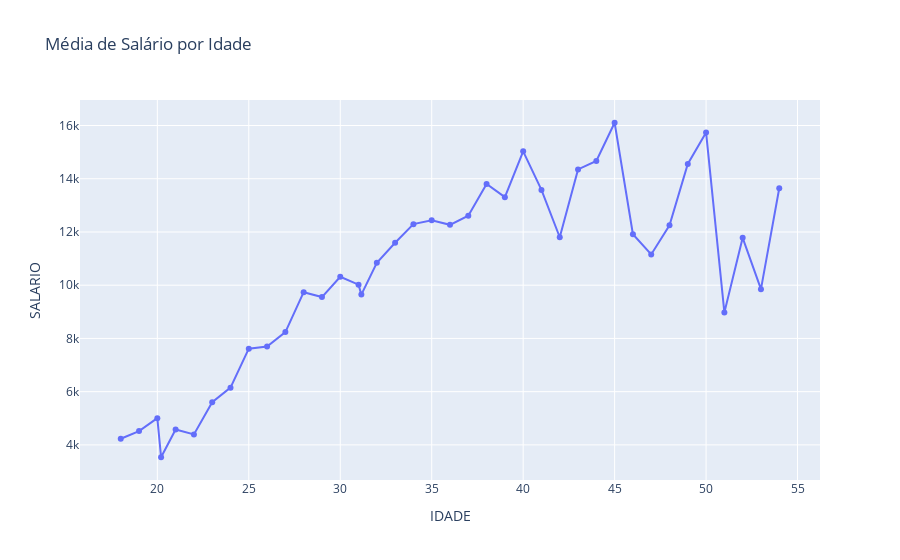

The notebook cell saved with this chart:
### Code cell
fig = px.line(salario_por_idade.reset_index(), x="IDADE", y="SALARIO", title="Média de Salário por Idade", markers=True)
fig.show()

### Figure 1 — Plotly figure (JSON) as saved in the notebook; plotly's stock layout.template omitted (floating-point values rounded to 4 significant figures)
{"data": [{"hovertemplate": "IDADE=%{x}<br>SALARIO=%{y}<extra></extra>", "legendgroup": "", "line": {"color": "#636efa", "dash": "solid"}, "marker": {"symbol": "circle"}, "mode": "lines+markers", "name": "", "orientation": "v", "showlegend": false, "type": "scatter", "x": [18, 19, 20, 20.21, 21, 22, 23, 24, 25, 26, 27, 28, 29, 30, 31, 31.15, 32, 33, 34, 35, 36, 37, 38, 39, 40, 41, 42, 43, 44, 45, 46, 47, 48, 49, 50, 51, 52, 53, 54], "xaxis": "x", "y": [4230.0, 4520.0, 5004.0, 3536, 4579.0, 4395.0, 5602.0, 6152.0, 7616.0, 7700.0, 8237.0, 9738.0, 9555.0, 10320.0, 10020.0, 9646.0, 10840.0, 11590.0, 12290.0, 12440.0, 12270.0, 12610.0, 13800.0, 13310.0, 15030.0, 13580.0, 11800.0, 14350.0, 14670.0, 16100.0, 11910.0, 11160.0, 12250.0, 14556, 15740.0, 8978.0, 11780.0, 9850, 13640.0], "yaxis": "y"}], "layout": {"legend": {"tracegroupgap": 0}, "title": {"text": "Média de Salário por Idade"}, "xaxis": {"anchor": "y", "domain": [0, 1], "title": {"text": "IDADE"}}, "yaxis": {"anchor": "x", "domain": [0, 1], "title": {"text": "SALARIO"}}}}
